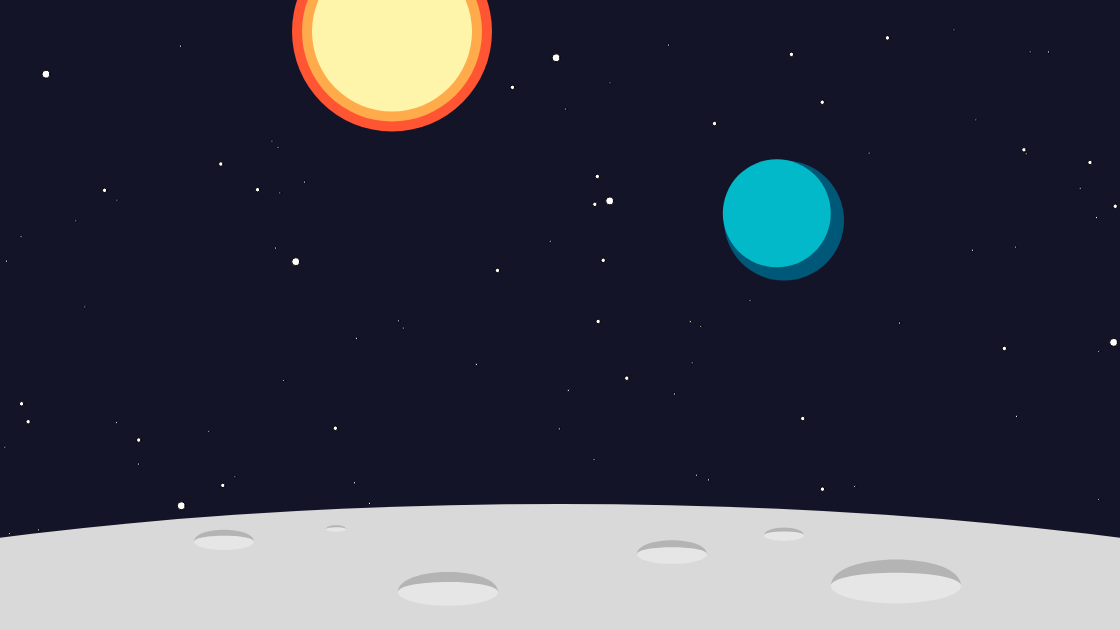
Frame 1 (no input)
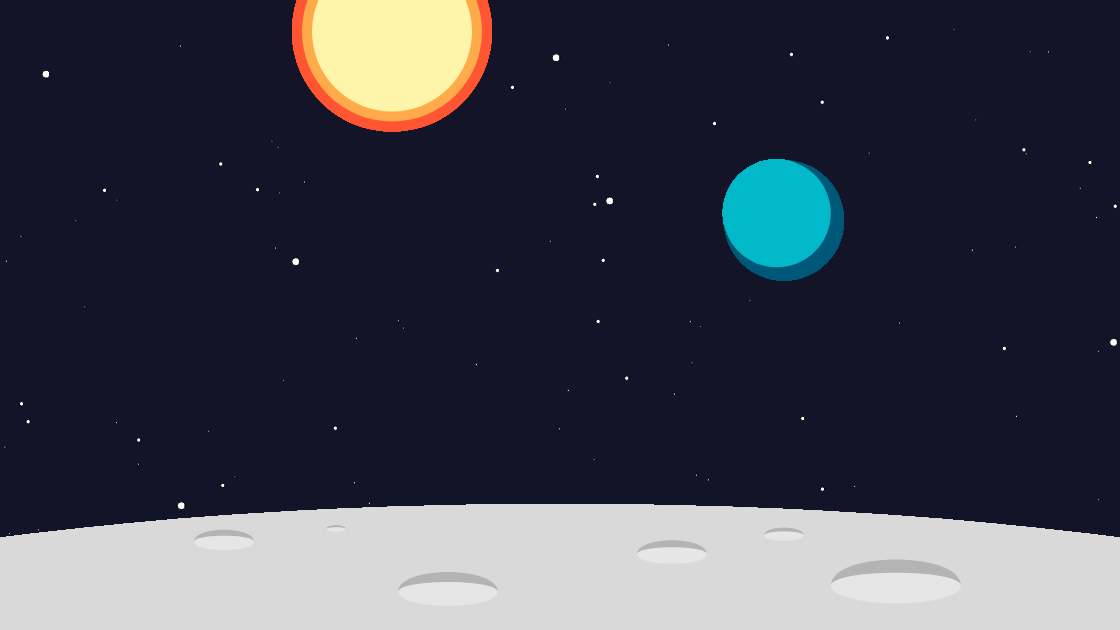
Frame 60 (no input)
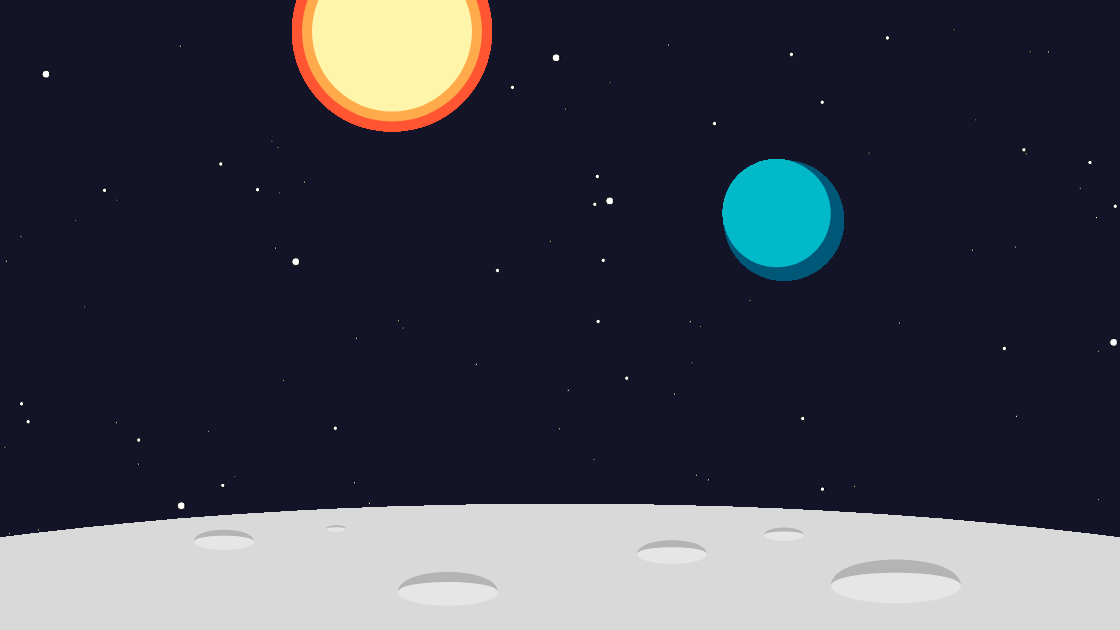
Frame 120 (the mouse pressed at the canvas centre since frame 60)

The p5.js sketch that drew these frames (run headless with seeded random() and noise() and a simulated clock; from frame 60 on, the mouse is pressed at the canvas centre):

// p5.js sketch
// ── sketch.js
var SUN_TYPE_1 = 1;
var SUN_TYPE_2 = 2;

var SCALAR = 70;
var UNI_WIDTH = 16 * SCALAR;
var UNI_HEIGHT = 9 * SCALAR;

var EARTH_RADIUS = 120;
var SUN_RADIUS = 200;

function setup() {
    drawUniverse();
}
function draw() {
    drawEarth(UNI_WIDTH * 0.7, UNI_HEIGHT * 0.35, 120);
    drawSun(UNI_WIDTH * 0.35, UNI_HEIGHT * 0.05, SUN_RADIUS, SUN_TYPE_2);
    drawMoon(); 
}

function drawUniverse(){
    createCanvas(UNI_WIDTH, UNI_HEIGHT);
    background(20, 20, 40);
    drawStars(10, 40, 70);
}

function drawStars(num1, num2, num3){
    for(i = 0; i < num1; i++){
        ellipse(UNI_WIDTH * Math.random(), UNI_HEIGHT * Math.random(), UNI_WIDTH * 0.007, UNI_WIDTH * 0.007)
    }
    for(i = 0; i < num2; i++){
        ellipse(UNI_WIDTH * Math.random(), UNI_HEIGHT * Math.random(), UNI_WIDTH * 0.004, UNI_WIDTH * 0.004)
    }
    for(i = 0; i < num3; i++){
        ellipse(UNI_WIDTH * Math.random(), UNI_HEIGHT * Math.random(), UNI_WIDTH * 0.002, UNI_WIDTH * 0.002)
    }
}

function drawEarth(x, y, radius){
    var EARTH_SHADOW = color(0, 88, 120);
    fill(EARTH_SHADOW);
    noStroke();
    ellipse(x, y, radius, radius);
    
    var EARTH_LIGHT = color(1, 185, 200);
    fill(EARTH_LIGHT);
    noStroke();
    ellipse(x - radius * 0.06, y - radius * 0.06, radius * 0.9, radius * 0.9);
}

function drawSun(x, y, radius, option){
    if(option == 1){
        var RED, GREEN, BLUE;
        var DIM_RATE = 20;
        var DIM_STEP = 1;
        RED = 20; GREEN = 20; BLUE = 40;
        var SUN_CENTER = color (RED, GREEN, BLUE);
        noStroke();
        for(;radius > 0; radius -= DIM_STEP){
            fill(SUN_CENTER);
            ellipse(x, y, radius, radius)
            RED += 255 / DIM_RATE;
            GREEN += 87 / DIM_RATE;
            BLUE += 50 / DIM_RATE;
            if(RED > 255)
                RED = 255;
            if(GREEN > 255)
                GREEN = 255;
            if(BLUE > 255)
                BLUE = 255;
            SUN_CENTER = color (RED, GREEN, BLUE);
        }
    }
    
    if(option == 2){
        var SUN_RIM = color(255, 85, 50);
        var SUN_INNER = color(255, 170, 75);
        var SUN_CORE = color(255, 245, 170);
        noStroke();
        fill(SUN_RIM);
        ellipse(x, y, radius, radius);
        fill(SUN_INNER);
        ellipse(x, y, radius * 0.9, radius * 0.9);
        fill(SUN_CORE);
        ellipse(x, y, radius * 0.8, radius * 0.8);
    }
}

function drawMoon(){
    function drawCrater(xRelative, yRelative, size){
        var SHADE = color (180, 180, 180);
        var LIGHT = color (230, 230, 230);
        var posX = 0 + UNI_WIDTH * xRelative;
        var posY = UNI_HEIGHT - (MOON_H / 2 - (MOON_Y - UNI_HEIGHT)) + (MOON_H / 2 - (MOON_Y - UNI_HEIGHT)) * yRelative;
        var craterW = size;
        var craterH = size * MOON_H / MOON_W * 1.2;
        //Draw Ligh
        fill(LIGHT);
        noStroke();
        ellipse(posX, posY, craterW, craterH);
        //Draw Shade
        fill(SHADE);
        noStroke();
        beginShape();
        vertex(posX - craterW / 2, posY);
        bezierVertex(posX - craterW/2, posY - craterH,
                     posX + craterW/2, posY - craterH,
                     posX + craterW/2, posY);
        bezierVertex(posX + craterW/2, posY - craterH/2,
                     posX - craterW/2, posY - craterH/2,
                     posX - craterW/2, posY);
        endShape();
    }
    var MOON_SURFACE = color (217, 217, 217);
    var MOON_X = UNI_WIDTH/2, MOON_Y = UNI_HEIGHT * 1.2, MOON_W = UNI_WIDTH * 2, MOON_H = UNI_HEIGHT * 0.8;
    //Begin Drawing
    fill(MOON_SURFACE);
    noStroke();
    ellipse(MOON_X, MOON_Y, MOON_W, MOON_H);
    drawCrater(0.2, 0.3, 60);
    drawCrater(0.3, 0.2, 20);
    drawCrater(0.4, 0.7, 100);
    drawCrater(0.6, 0.4, 70);
    drawCrater(0.7, 0.25, 40);
    drawCrater(0.8, 0.65, 130);   
}
